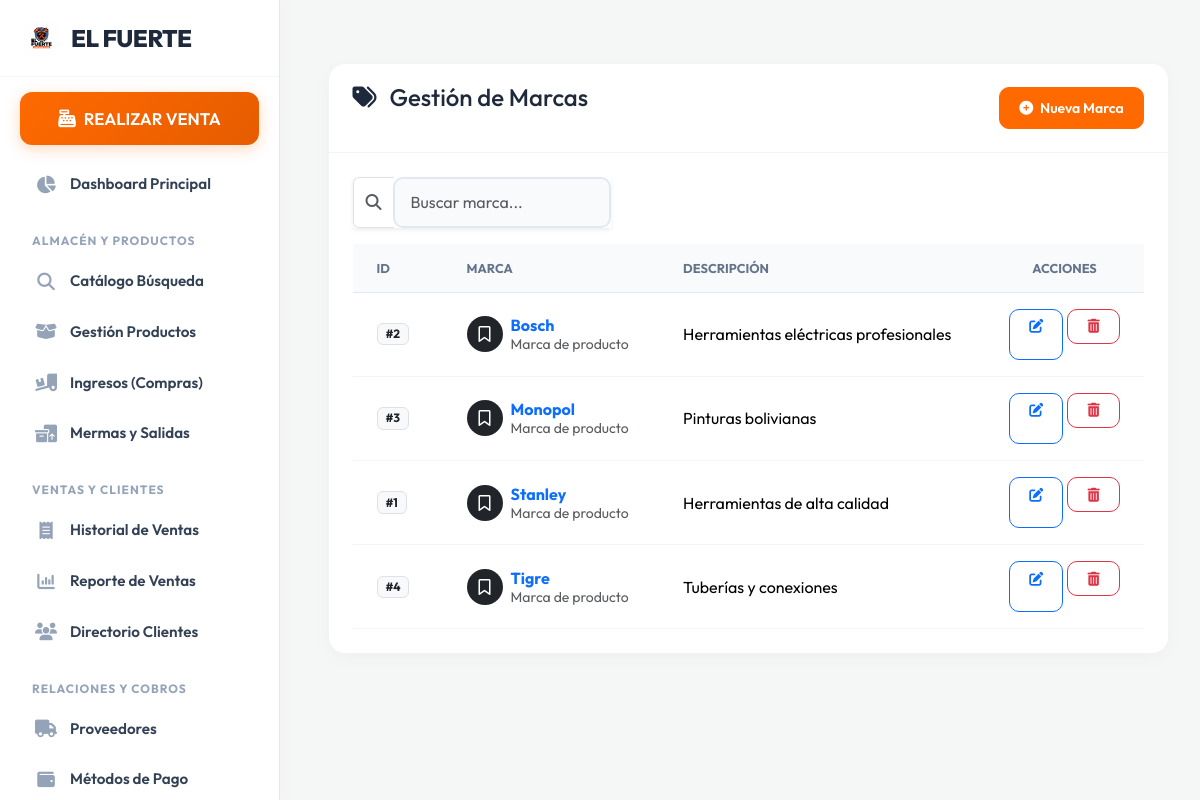
The page /marcas/ (signed in) on the database its author committed.
### producto/models.py (models this page shows, shortened)
class Marca(models.Model):
    nombre = models.CharField(
        max_length=100,
        validators=[MaxLengthValidator(100)],
    )
    descripcion = models.TextField(blank=True, null=True)
    class Meta:
        verbose_name = "marca"
        verbose_name_plural = "marcas"
        ordering = ["nombre"]
        constraints = [
            models.UniqueConstraint(
                Lower("nombre"),
                name="marca_nombre_unico_ci",
            ),
        ]

### producto/views.py (the view)
# urls.py: path('marcas/', views.lista_marcas, name='lista_marcas'),
@requiere_permiso("view_marca")
def lista_marcas(request):
    marcas = Marca.objects.all().order_by("nombre")
    return render(request, "lista_marcas.html", {"marcas": marcas})

### administracion/context_processors.py (called while the page is built, shortened)
def permisos_usuario(request):
    if request.user.is_authenticated:
        if request.user.is_superuser:
            from django.contrib.auth.models import Permission
            todos_los_permisos = Permission.objects.exclude(
                content_type__app_label__in=['admin', 'auth', 'contenttypes', 'sessions']
            ).values_list('codename', flat=True)
            return {'perms_ferreteria': list(todos_los_permisos)}
    return {'perms_ferreteria': []}

### templates/lista_marcas.html (shortened to what this page needs)
{% extends 'base.html' %}
{% block contenido %}
<div class="container-fluid px-0">
    <div class="card shadow border-0 rounded-4">
        <div class="card-header bg-dark text-white d-flex justify-content-between align-items-center flex-wrap gap-2 py-3 rounded-top-4">
            <div>
                <h4 class="mb-0">
                    <i class="fa-solid fa-tags me-2"></i>
                    Gestión de Marcas
                </h4>
                <small class="text-white-50">Registro y administración de marcas de productos</small>
            </div>
            {% if 'add_marca' in perms_ferreteria or request.user.is_superuser %}
                <a href="{% url 'nueva_marca' %}" class="btn btn-primary btn-sm">
                    <i class="fa-solid fa-circle-plus me-1"></i>
                    Nueva Marca
                </a>
            {% endif %}
        </div>
        <div class="card-body p-4">
            <div class="row g-2 mb-3">
                <div class="col-12 col-md-6 col-lg-4">
                    <div class="input-group shadow-sm">
                        <span class="input-group-text bg-white text-muted border-end-0">
                            <i class="fa-solid fa-magnifying-glass"></i>
                        </span>
                        <input type="text" id="buscadorTabla" class="form-control border-start-0" placeholder="Buscar marca...">
                    </div>
                </div>
            </div>
            <div class="table-responsive">
                <table class="table table-hover align-middle mb-0" id="tablaMarcas">
                    <thead class="table-light">
                        <tr>
                            <th style="width: 90px;">ID</th>
                            <th>Marca</th>
                            <th>Descripción</th>
                            <th class="text-center" style="width: 130px;">Acciones</th>
                        </tr>
                    </thead>
                    <tbody>
                        {% for marca in marcas %}
                            <tr>
                                <td>
                                    <span class="badge bg-light text-dark border">#{{ marca.id }}</span>
                                </td>
                                <td>
                                    <div class="d-flex align-items-center gap-2">
                                        <div class="rounded-circle bg-dark text-white d-flex align-items-center justify-content-center" style="width: 36px; height: 36px;">
                                            <i class="fa-regular fa-bookmark"></i>
                                        </div>
                                        <div>
                                            <div class="fw-bold text-primary">{{ marca.nombre }}</div>
                                            <small class="text-muted">Marca de producto</small>
                                        </div>
                                    </div>
                                </td>
                                <td>
                                    {% if marca.descripcion %}
                                        {{ marca.descripcion }}
                                    {% else %}
                                        <span class="text-muted small">Sin descripción</span>
                                    {% endif %}
                                </td>
                                <td class="text-center">
                                    <div class="d-flex justify-content-center gap-1">
                                        {% if 'change_marca' in perms_ferreteria or request.user.is_superuser %}
                                            <a href="{% url 'editar_marca' marca.id %}" class="btn btn-sm btn-outline-primary" title="Editar marca">
                                                <i class="fa-solid fa-pen-to-square"></i>
                                            </a>
                                        {% else %}
                                            <button class="btn btn-sm btn-outline-secondary" disabled>
                                                <i class="fa-solid fa-pen-to-square"></i>
                                            </button>
                                        {% endif %}
                                        {% if 'delete_marca' in perms_ferreteria or request.user.is_superuser %}
                                            <form method="POST" action="{% url 'eliminar_marca' marca.id %}" class="d-inline form-eliminar" data-nombre="{{ marca.nombre }}">
                                                <button type="button" class="btn btn-sm btn-outline-danger btn-abrir-eliminar" title="Eliminar marca">
                                                    <i class="fa-solid fa-trash-can"></i>
                                                </button>
                                            </form>
                                        {% else %}
                                            <button class="btn btn-sm btn-outline-secondary" disabled>
                                                <i class="fa-solid fa-trash-can"></i>
                                            </button>
                                        {% endif %}
                                    </div>
                                </td>
                            </tr>
                        {% endfor %}
                    </tbody>
                </table>
            </div>
        </div>
    </div>
</div>
{% endblock %}

### templates/base.html (style rules this page uses)
:root { --primary: #ff6a00; --primary-dark: #e65c00; --secondary: #1e293b; --bg-color: #f4f7f6; --sidebar-bg: #ffffff; --card-bg: #ffffff; --text-main: #334155; --sidebar-width: 280px; }
body { font-family: 'Outfit', sans-serif; background-color: var(--bg-color); color: var(--text-main); margin: 0; display: flex; min-height: 100vh; }
.container, .container-fluid { padding: 2rem; max-width: 1400px; }
.card { background: var(--card-bg); border: none !important; border-radius: 16px !important; box-shadow: 0 4px 20px rgba(0,0,0,0.03) !important; margin-bottom: 2rem; }
.card-header { background: transparent !important; border-bottom: 1px solid #f1f5f9 !important; padding: 1.2rem 1.5rem !important; font-weight: 700 !important; color: var(--secondary) !important; }
.table { margin-bottom: 0; }
.table thead th { border: none; background: #f8fafc; color: #64748b; font-weight: 700; font-size: 0.8rem; text-transform: uppercase; padding: 1rem 1.5rem; border-bottom: 1px solid #e2e8f0; }
.table tbody td { border-bottom: 1px solid #f1f5f9; padding: 1rem 1.5rem; vertical-align: middle; }
.btn { border-radius: 10px !important; font-weight: 600 !important; padding: 0.6rem 1.2rem !important; }
.btn-primary { background-color: var(--primary) !important; border-color: var(--primary) !important; }
.form-control, .form-select { border-radius: 10px !important; border: 2px solid #e2e8f0 !important; padding: 0.7rem 1rem !important; background: #f8fafc !important; color: var(--secondary) !important; }

### rows shown on the page
Marca: id "2", nombre "Bosch", descripcion "Herramientas eléctricas profesionales"
Marca: id "3", nombre "Monopol", descripcion "Pinturas bolivianas"
Marca: id "1", nombre "Stanley", descripcion "Herramientas de alta calidad"
Marca: id "4", nombre "Tigre", descripcion "Tuberías y conexiones"
